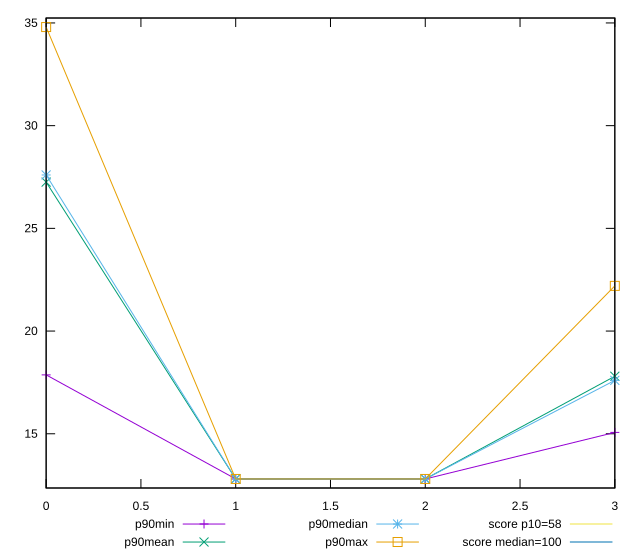

Write gnuplot code to recreate this figure.
reset

$p90Min <<EOF
0 17.866666666666667
1 12.8
2 12.8
3 15.066666666666666
EOF

$p90Mean <<EOF
0 27.251773049645394
1 12.799999999999976
2 12.799999999999976
3 17.80113475177306
EOF

$p90Median <<EOF
0 27.6
1 12.8
2 12.8
3 17.6
EOF

$p90Max <<EOF
0 34.800000000000004
1 12.8
2 12.8
3 22.200000000000003
EOF

set key outside below
set xrange [0:3]
set yrange [12.359999999999975:35.24]
set trange [12.359999999999975:35.24]
set terminal svg size 640, 560 enhanced background rgb 'white'
set output "reports/report_00031_2021-02-24T23-18-18.084Z/estimated-input-latency/progression/value.svg"

plot $p90Min title "p90min" with linespoints, \
     $p90Mean title "p90mean" with linespoints, \
     $p90Median title "p90median" with linespoints, \
     $p90Max title "p90max" with linespoints, \
     58 title "score p10=58", \
     100 title "score median=100"

reset
